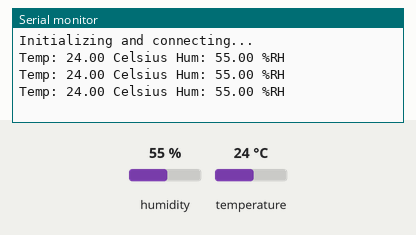
Bench run of a sketch on a simulated Arduino Zero (SAMD21). Parts: the last lines printed to the serial monitor. The test bench sets the inputs (shaded band); at power-on: humidity 55 %, temperature 24 °C.

Above: at 2.8 s.
2.9 s: humidity set to 22 %
At 4.8 s:
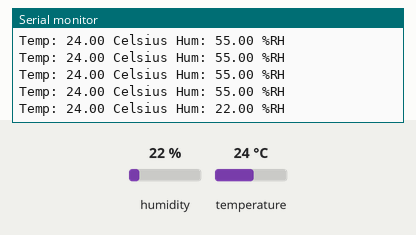
5.6 s: temperature set to 12 °C
At 6.8 s:
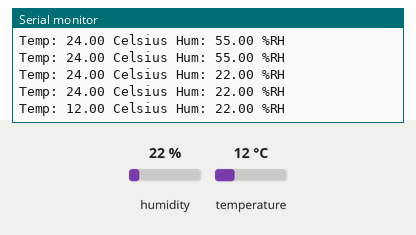
8.3 s: humidity set to 40 %
At 9.6 s:
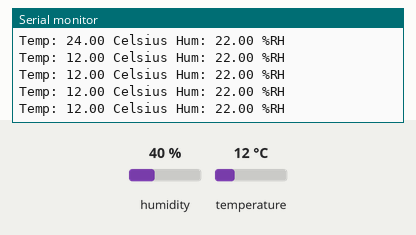
Timing chart, 0 to 11.3 s (numbered marks = the images above; inputs shaded):
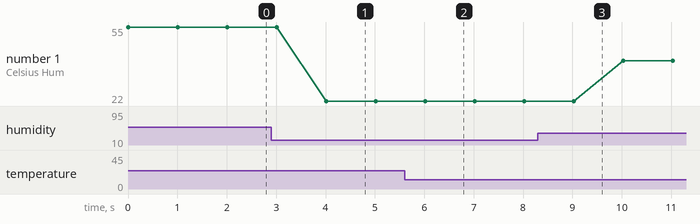

The sketch:

DHT22_basic_101_test.ino
```cpp
#include "DHT.h"

#define DEBUG_STREAM SerialUSB
#define DEBUG_STREAM_BAUD 115200

//---------------------------------------------------------------------------------------------------
//---------------------------------------------------------------------------------------------------
// DHT22

#define DHTPIN A4
#define DHTTYPE DHT22
DHT dht(DHTPIN, DHTTYPE);

float h = 0.0;
float t = 0.0;

//int digPin = A0;
//---------------------------------------------------------------------------------------------------
//---------------------------------------------------------------------------------------------------

void setup()
{
    dht.begin();

    //pinMode(digPin, OUTPUT);

    DEBUG_STREAM.begin(DEBUG_STREAM_BAUD);
    DEBUG_STREAM.println("Initializing and connecting... ");
}

void loop()
{
    h = dht.readHumidity();
    t = dht.readTemperature();
    DEBUG_STREAM.print("Temp: ");
    DEBUG_STREAM.print(t);
    DEBUG_STREAM.print(" Celsius ");
    DEBUG_STREAM.print("Hum: ");
    DEBUG_STREAM.print(h);
    DEBUG_STREAM.println(" %RH");
    //digitalWrite(digPin, HIGH);
    delay(1000);
    //digitalWrite(digPin, LOW);
    //delay(1000);
}
```

Measured:
- after the input at 2.9 s, the serial monitor: prints a new line after 1.1 s (image 1)
- after the input at 5.6 s, the serial monitor: prints a new line after 0.42 s (image 2)
- plotted number 1: 55 → 22 after the input at 2.9 s, 22 → 40 after the input at 8.3 s
